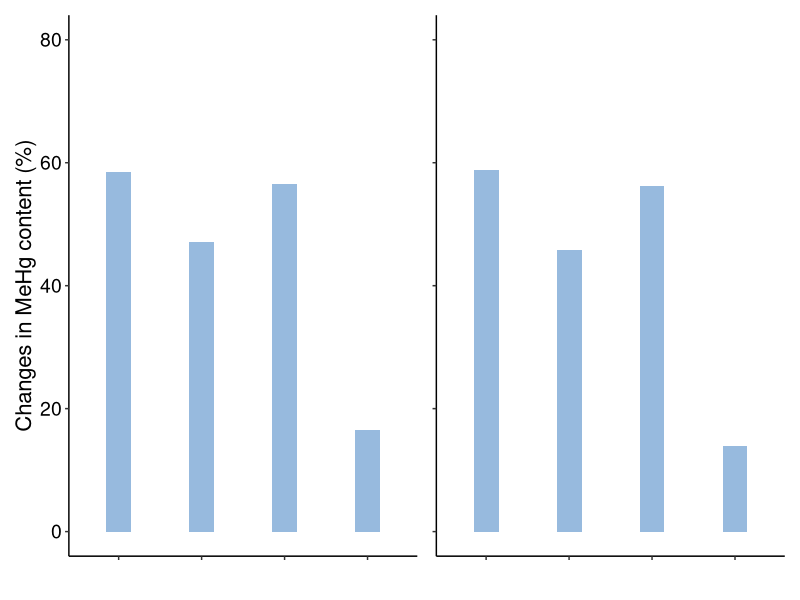
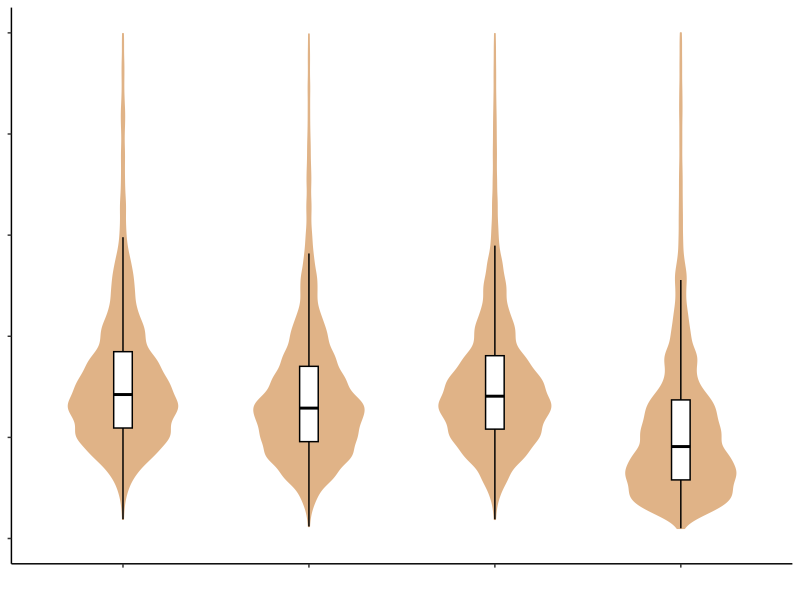
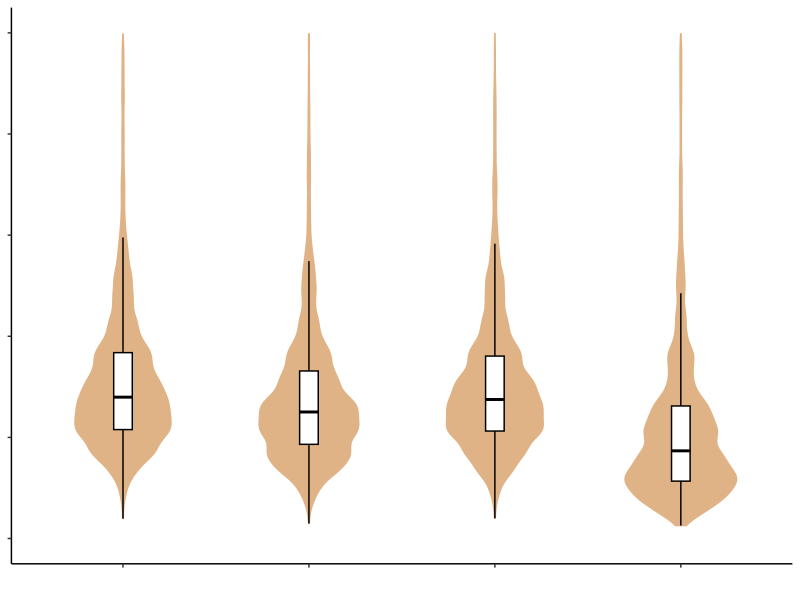
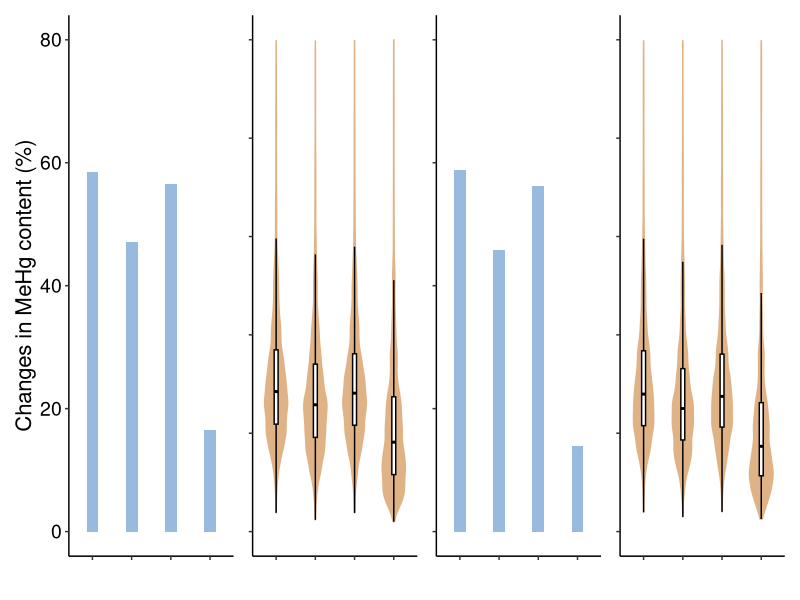

Write R code to recreate these figures, in order.
library(ggplot2)    # v 3.5.0
library(patchwork)  # v 1.2.0

setwd('path_to_your_working_directory')

# Bar plot======================================================================
mehg_changes <- read.csv("Bar_plot_data.csv", header = TRUE)

piscivore_changes <- ggplot(mehg_changes, aes(x = Time, y = Piscivore_rate)) +
  geom_bar(fill = '#97bade', stat = "identity", position = "dodge", width = 0.3) +
  theme(axis.title = element_text(color = "black",size = 16),
        axis.line = element_line(color = "black", linewidth = 0.5),
        axis.text.y = element_text(color = "black",size = 14),
        axis.text.x  = element_blank(),
        panel.grid.major  = element_blank(),
        panel.background = element_blank()) +
  scale_y_continuous(labels = scales::percent_format(suffix = ""), 
                     limits = c(0, 0.8), breaks = seq(0, 0.8, 0.2)) +
  labs(x = "", y = "Changes in MeHg content (%)")

omnivore_changes <- ggplot(mehg_changes, aes(x = Time, y = Omnivore_rate)) +
  geom_bar(fill = '#97bade', stat = "identity", position = "dodge", width = 0.3) +
  theme(axis.title.x = element_text(color = "black", size = 16),
        axis.title.y = element_blank(),
        axis.line = element_line(color = "black", linewidth = 0.5),
        #axis.text.x = element_text(size = 14),
        axis.text = element_blank(),
        panel.grid.major  = element_blank(),
        panel.background = element_blank()) +
  scale_y_continuous(labels = scales::percent_format(suffix = ""), 
                     limits = c(0, 0.8), breaks = seq(0, 0.8, 0.2)) +
  labs(x = "", y = "Changes in MeHg content (%)")

piscivore_changes|omnivore_changes

#ggsave("Changes in MeHg content.pdf", plot = last_plot(), width = 7.75, height = 5.83, units = 'in')

# Violin plot===================================================================
violin_piscivore <- read.csv('Violin_plot_piscivore.csv', header = TRUE)

piscivore_violin <- ggplot(data = violin_piscivore, aes(x = scenarios, y = change_rate)) +
  geom_violin(fill = "#e0b387", color = "#e0b387", width = 0.6) +
  geom_boxplot(fill = "white", color = "black", width = 0.1, outlier.shape = NA) +
  labs(x = "", y = "") +
  scale_y_continuous(labels = scales::percent_format(suffix = ""), 
                     limits = c(-1, 4), breaks = seq(-1, 4, 1)) +
  theme(axis.title.x = element_text(color = "black", size = 16),
        axis.title.y = element_blank(),
        axis.line = element_line(color = "black", linewidth = 0.5),
        axis.text.y = element_blank(),
        axis.text.x = element_blank(),
        panel.grid.major  = element_blank(),
        panel.background = element_blank()) +
  guides(fill = "none")

piscivore_violin

violin_omnivore <- read.csv('Violin_plot_omnivore.csv', header = TRUE)

omnivore_violin <- ggplot(data = violin_omnivore, aes(x = scenarios, y = change_rate)) +
  geom_violin(fill = "#e0b387", color = "#e0b387", width = 0.6) +
  geom_boxplot(fill = "white", color = "black",width = 0.1, outlier.shape = NA) +
  labs(x = "", y = "Changes in MeHg content (%)") +
  theme(axis.title.x = element_text(color = "black", size = 16),
        axis.title.y = element_blank(),
        axis.line = element_line(color = "black", linewidth = 0.5),
        #axis.text.x = element_text(size = 14),
        axis.text = element_blank(),
        panel.grid.major  = element_blank(),
        panel.background = element_blank()) +
  scale_y_continuous(labels = scales::percent_format(suffix = ""), 
                     limits = c(-1, 4), breaks = seq(-1, 4, 1)) +
  guides(fill = "none")

omnivore_violin

piscivore_changes|piscivore_violin|omnivore_changes|omnivore_violin  

#ggsave("Changes in MeHg content_bar_violin.pdf", plot = last_plot(), width = 16, height = 9, units = 'in')

